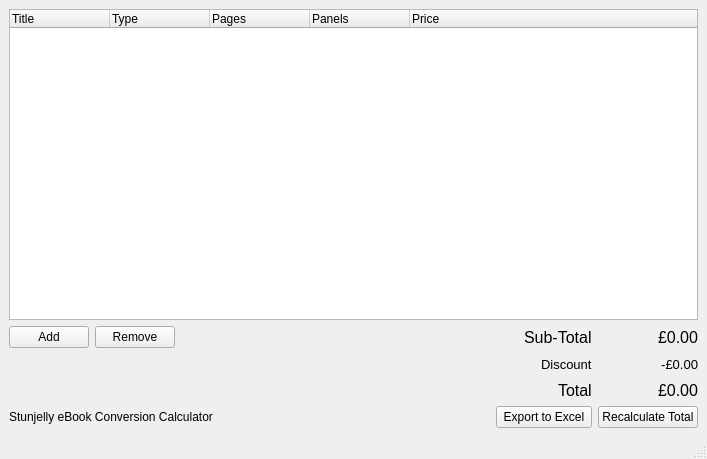
<?xml version="1.0" encoding="UTF-8"?>
<ui version="4.0">
 <class>MainWindow</class>
 <widget class="QMainWindow" name="MainWindow">
  <property name="geometry">
   <rect>
    <x>0</x>
    <y>0</y>
    <width>707</width>
    <height>459</height>
   </rect>
  </property>
  <property name="windowTitle">
   <string>Stunjelly Quote Calculator</string>
  </property>
  <widget class="QWidget" name="centralwidget">
   <layout class="QVBoxLayout" name="verticalLayout">
    <item>
     <widget class="QTreeWidget" name="treeWidget">
      <property name="alternatingRowColors">
       <bool>true</bool>
      </property>
      <property name="textElideMode">
       <enum>Qt::ElideMiddle</enum>
      </property>
      <property name="indentation">
       <number>0</number>
      </property>
      <property name="uniformRowHeights">
       <bool>true</bool>
      </property>
      <property name="animated">
       <bool>true</bool>
      </property>
      <column>
       <property name="text">
        <string>Title</string>
       </property>
      </column>
      <column>
       <property name="text">
        <string>Type</string>
       </property>
      </column>
      <column>
       <property name="text">
        <string>Pages</string>
       </property>
      </column>
      <column>
       <property name="text">
        <string>Panels</string>
       </property>
      </column>
      <column>
       <property name="text">
        <string>Price</string>
       </property>
      </column>
     </widget>
    </item>
    <item>
     <widget class="QWidget" name="widget_3" native="true">
      <layout class="QHBoxLayout" name="horizontalLayout_2">
       <property name="margin">
        <number>0</number>
       </property>
       <item>
        <widget class="QPushButton" name="add">
         <property name="text">
          <string>Add</string>
         </property>
        </widget>
       </item>
       <item>
        <widget class="QPushButton" name="remove">
         <property name="text">
          <string>Remove</string>
         </property>
        </widget>
       </item>
       <item>
        <spacer name="horizontalSpacer_3">
         <property name="orientation">
          <enum>Qt::Horizontal</enum>
         </property>
         <property name="sizeHint" stdset="0">
          <size>
           <width>40</width>
           <height>20</height>
          </size>
         </property>
        </spacer>
       </item>
       <item>
        <widget class="QLabel" name="label_4">
         <property name="font">
          <font>
           <pointsize>12</pointsize>
          </font>
         </property>
         <property name="text">
          <string>Sub-Total</string>
         </property>
        </widget>
       </item>
       <item>
        <widget class="QLabel" name="subtotal">
         <property name="minimumSize">
          <size>
           <width>100</width>
           <height>0</height>
          </size>
         </property>
         <property name="font">
          <font>
           <pointsize>12</pointsize>
          </font>
         </property>
         <property name="text">
          <string>£0.00</string>
         </property>
         <property name="alignment">
          <set>Qt::AlignRight|Qt::AlignTrailing|Qt::AlignVCenter</set>
         </property>
        </widget>
       </item>
      </layout>
     </widget>
    </item>
    <item>
     <widget class="QWidget" name="widget_4" native="true">
      <layout class="QHBoxLayout" name="horizontalLayout_3">
       <property name="margin">
        <number>0</number>
       </property>
       <item>
        <spacer name="horizontalSpacer_4">
         <property name="orientation">
          <enum>Qt::Horizontal</enum>
         </property>
         <property name="sizeHint" stdset="0">
          <size>
           <width>40</width>
           <height>20</height>
          </size>
         </property>
        </spacer>
       </item>
       <item>
        <widget class="QLabel" name="discount_label">
         <property name="font">
          <font>
           <pointsize>10</pointsize>
          </font>
         </property>
         <property name="text">
          <string>Discount</string>
         </property>
        </widget>
       </item>
       <item>
        <widget class="QLabel" name="discount">
         <property name="minimumSize">
          <size>
           <width>100</width>
           <height>0</height>
          </size>
         </property>
         <property name="font">
          <font>
           <pointsize>10</pointsize>
          </font>
         </property>
         <property name="text">
          <string>-£0.00</string>
         </property>
         <property name="alignment">
          <set>Qt::AlignRight|Qt::AlignTrailing|Qt::AlignVCenter</set>
         </property>
        </widget>
       </item>
      </layout>
     </widget>
    </item>
    <item>
     <widget class="QWidget" name="widget_2" native="true">
      <layout class="QHBoxLayout" name="horizontalLayout">
       <property name="margin">
        <number>0</number>
       </property>
       <item>
        <spacer name="horizontalSpacer_2">
         <property name="orientation">
          <enum>Qt::Horizontal</enum>
         </property>
         <property name="sizeHint" stdset="0">
          <size>
           <width>40</width>
           <height>20</height>
          </size>
         </property>
        </spacer>
       </item>
       <item>
        <widget class="QLabel" name="label">
         <property name="font">
          <font>
           <pointsize>12</pointsize>
          </font>
         </property>
         <property name="text">
          <string>Total</string>
         </property>
        </widget>
       </item>
       <item>
        <widget class="QLabel" name="total">
         <property name="minimumSize">
          <size>
           <width>100</width>
           <height>0</height>
          </size>
         </property>
         <property name="font">
          <font>
           <pointsize>12</pointsize>
          </font>
         </property>
         <property name="text">
          <string>£0.00</string>
         </property>
         <property name="alignment">
          <set>Qt::AlignRight|Qt::AlignTrailing|Qt::AlignVCenter</set>
         </property>
        </widget>
       </item>
      </layout>
     </widget>
    </item>
    <item>
     <widget class="QWidget" name="widget" native="true">
      <layout class="QGridLayout" name="gridLayout">
       <property name="margin">
        <number>0</number>
       </property>
       <item row="0" column="3">
        <spacer name="horizontalSpacer">
         <property name="orientation">
          <enum>Qt::Horizontal</enum>
         </property>
         <property name="sizeHint" stdset="0">
          <size>
           <width>40</width>
           <height>20</height>
          </size>
         </property>
        </spacer>
       </item>
       <item row="0" column="5">
        <widget class="QPushButton" name="save">
         <property name="text">
          <string> Export to Excel </string>
         </property>
        </widget>
       </item>
       <item row="0" column="6">
        <widget class="QPushButton" name="recalc">
         <property name="text">
          <string>Recalculate Total</string>
         </property>
        </widget>
       </item>
       <item row="0" column="2">
        <widget class="QLabel" name="label_3">
         <property name="text">
          <string>Stunjelly eBook Conversion Calculator</string>
         </property>
        </widget>
       </item>
      </layout>
     </widget>
    </item>
   </layout>
  </widget>
  <widget class="QMenuBar" name="menubar">
   <property name="geometry">
    <rect>
     <x>0</x>
     <y>0</y>
     <width>707</width>
     <height>21</height>
    </rect>
   </property>
  </widget>
  <widget class="QStatusBar" name="statusbar"/>
 </widget>
 <resources/>
 <connections/>
</ui>
